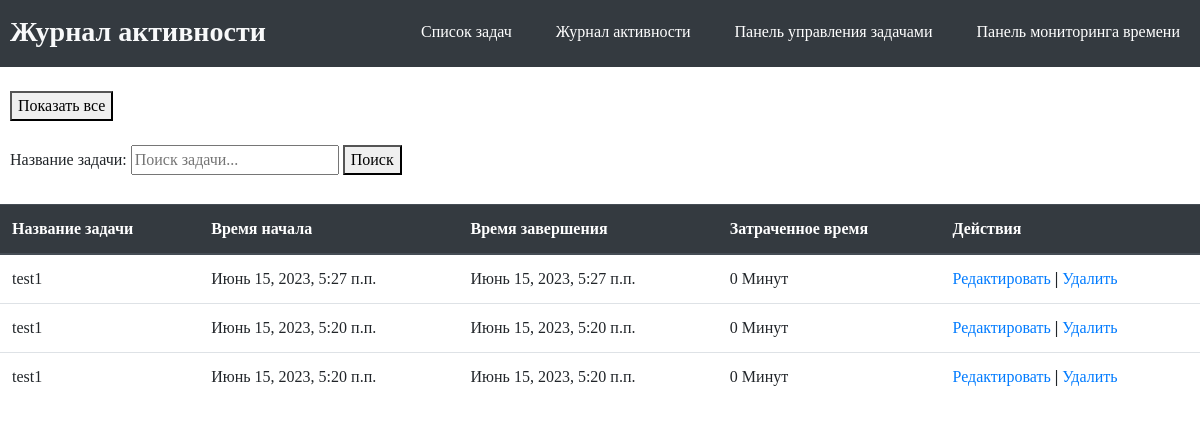
The page /show_timestamps on the database its author committed.
### tasks/models.py (models this page shows)
class Timestamp(models.Model):
    task = models.ForeignKey('Task', on_delete=models.CASCADE, null=True)
    begin_time = models.DateTimeField(blank=True, null=True)
    end_time = models.DateTimeField()
    def elapsed_time(self):
        return math.floor(((self.end_time - self.begin_time).total_seconds()/60))
    class Meta:
        db_table = "timestamps"

class Task(models.Model):
    task_name = models.CharField(max_length=100)
    task_description = models.TextField()
    timer_state = models.CharField(max_length=17, choices=TIMER_STATE, default='Запустить таймер') #Используется, чтобы определить, должна ли задача отслеживать время для создания метки времени.
    begin_time = models.DateTimeField(blank=True, null=True) #Требуется для записи времени начала временных меток.
    project = models.CharField(max_length=100)
    status = models.CharField(max_length=11, choices=STATUSES, default='в процессе')
    class Meta:
        db_table = "tasks"

### tasks/views.py (the view)
# urls.py: path('show_timestamps', views.show_timestamps),
def show_timestamps(request):
    timestamps = Timestamp.objects.all().order_by('-id')
    return render(request, "show_timestamps.html", {'timestamps':timestamps})

### tasks/templates/show_timestamps.html (shortened to what this page needs)
<!DOCTYPE html>
<head>
	<link rel="stylesheet" href="https://stackpath.bootstrapcdn.com/bootstrap/4.3.1/css/bootstrap.min.css">
</head>
<body>
<header>
	<div class="container_h">
		<h3 class="logo"><b>Журнал активности</b></h3>
		<nav>
			<ul>
        <li><a href="/show_tasks">Список задач</a></li>
        <li><a href="/show_timestamps">Журнал активности</a></li>
        <li><a href="/show_task_dashboard">Панель управления задачами</a></li>
        <li><a href="/show_time_dashboard">Панель мониторинга времени</a></li>
			</ul>
		</nav>
	</div>
</header>
<br>
<form method="POST" action="/show_timestamps" style="padding-left: 10px;">
	<button type="submit" >Показать все</button>
</form>
<br>
<form method="POST" action="/timestamp_search" style="padding-left: 10px;">
	<label>Название задачи:</label>
		<input type="text" name="task_name" id ="id_task_name" required maxlength="100" placeholder="Поиск задачи...">
		<button type="submit">Поиск</button>
</form>
<br>
<table class="table">
    <thead class="thead-dark">
    <tr>
        <th>Название задачи</th>
		<th>Время начала</th>
        <th>Время завершения</th>
		<th>Затраченное время</th>
		<th>Действия</th>
    </tr>
    </thead>
    <tbody>
{% for ts in timestamps %}
    <tr>
        <td>{{ ts.task.task_name }}</td>
        <td>{{ ts.begin_time }}</td>
		<td>{{ ts.end_time }}</td>
		<td>{{ ts.elapsed_time }} Минут</td>
        <td>
            <a href="/edit_timestamp/{{ ts.id }}">Редактировать</a>
			<b> | </b>
            <a href="/delete_timestamp/{{ ts.id }}">Удалить</a>
        </td>
    </tr>
{% endfor %}
    </tbody>
</table>
</body>
</html>

### tasks/templates/show_timestamps.html (style rules this page uses)
html * { font-family: Verdana !important; }
header { background: #343a40; }
header::after { content: ''; display: table; clear: both; }
.logo { float: left; padding-top: 15px; margin-left: 10px; padding-bottom: 10px; border: none; }
nav { float: right; }
nav ul { margin: 0; padding: 0; list-style: none; }
nav li { color: #ffffff; display: inline-block; margin-left: 20px; margin-right: 20px; padding-top: 20px; position: relative; }
nav a { color: #ffffff; }
nav a::before { content: ''; display: block; height: 5px; background-color: #444; position: absolute; top: 0; width: 0%; transition: all ease-in-out 250ms; }
h3 { color: #f8f9fa; }

### rows shown on the page
Timestamp: task.task_name "test1", begin_time "Июнь 15, 2023, 5:27 п.п.", end_time "Июнь 15, 2023, 5:27 п.п.", elapsed_time "0"
Timestamp: task.task_name "test1", begin_time "Июнь 15, 2023, 5:20 п.п.", end_time "Июнь 15, 2023, 5:20 п.п.", elapsed_time "0"
Timestamp: task.task_name "test1", begin_time "Июнь 15, 2023, 5:20 п.п.", end_time "Июнь 15, 2023, 5:20 п.п.", elapsed_time "0"
